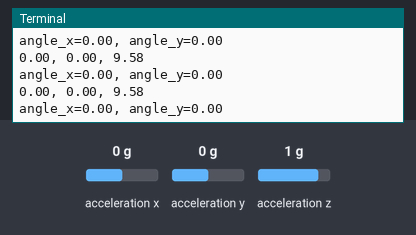
Recording of a program running on a simulated Raspberry Pi (BCM pin numbers). Parts: the last lines printed to the terminal. The test bench sets the inputs (shaded band); at power-on: acceleration x 0 g, acceleration y 0 g, acceleration z 1 g.

Above: at 1.2 s.
1.3 s: acceleration x set to -1.4 g
At 1.6 s:
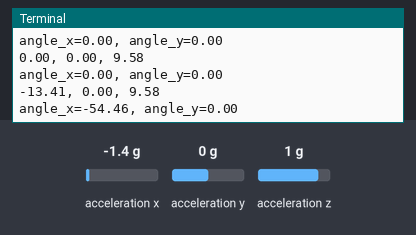
2.8 s: acceleration y set to -1.4 g
At 2.82 s:
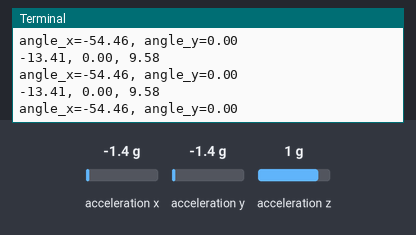
4.3 s: acceleration z set to -1.4 g
At 4.45 s:
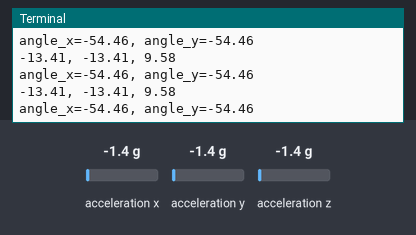
Timing chart, 0 to 7.3 s (numbered marks = the images above; inputs shaded):
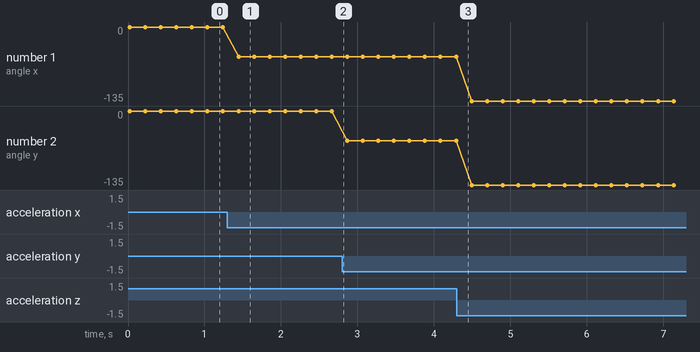

The program:

07-05-acc.py
```python
# -*- coding: utf-8 -*-
# チップ: LIS3DH
# 型番など: 秋月電子通商(K-06791)
#
# ジャンパAを半田づけしてI2Cで用いる
#
# 接続: I2Cデバイス - Raspberry Pi
# 1 VDD - 3.3V
# 2 GND - GND
# 3 SCL - I2C SCL
# 4 SDA - I2C SDA
# 5 SAO - GND
# 残りのピンは使用せず
#
# x方向加速度、y方向加速度、z方向加速度
# x方向傾き、y方向傾き
# が表示される
#
import smbus
from time import sleep
from math import atan2
from math import pi

def setup_lis3dh():
    # CTRL_REG4, High Resolutionモード
    bus.write_byte_data(address_lis3dh, 0x23, 0x08)
    sleep(0.01)
    # CTRL_REG1, Data rate =50Hz, X, Y, Z有効
    bus.write_byte_data(address_lis3dh, 0x20, 0x47)
    sleep(0.01)

def read_lis2dh(register):
    data_l =  bus.read_byte_data(address_lis3dh, register)
    data_h =  bus.read_byte_data(address_lis3dh, register+1)
    data = (data_h<<8) | data_l
    if data & 0x8000 == 0:  # 正または0の場合
        data = data
    else: # 負の場合、 絶対値を取ってからマイナスをかける
        data = ( (~data&0xffff) + 1)*-1
    return acc_coef*data

def calc_angle(x, y):
    return atan2(x, y)*180/pi

bus = smbus.SMBus(1)
address_lis3dh = 0x18
acc_coef = 2*9.81/32767

setup_lis3dh()

try:
    while True:
        acc_x = read_lis2dh(0x28)
        acc_y = read_lis2dh(0x2a)
        acc_z = read_lis2dh(0x2c)

        angle_x = calc_angle(acc_x, acc_z)
        angle_y = calc_angle(acc_y, acc_z)

        print("{0:.02f}, {1:.02f}, {2:.02f}".format(acc_x, acc_y, acc_z))
        print("angle_x={0:.02f}, angle_y={1:.02f}".format(angle_x, angle_y))

        sleep(0.2)

except KeyboardInterrupt:
    pass
```

Measured:
- after the input at 1.3 s, the terminal: prints a new line after 0.15 s (image 1)
- plotted number 1: 0 → -54.46 after the input at 1.3 s, -54.46 → -135 after the input at 4.3 s
- plotted number 2: -54.46 → -135 after the input at 4.3 s
